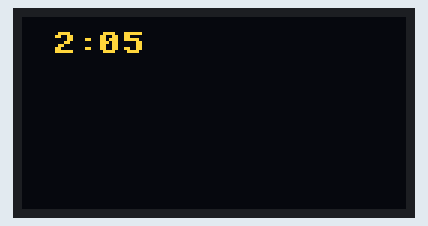
This program was run on a simulated MicroPython board. Parts: 128×64 one-colour display. The OLED is the two-colour kind (top 16 rows yellow); library files of the repository ran but are not shown: ssd1306.py.

Above: at 0.1 s.
At 4.2 s:
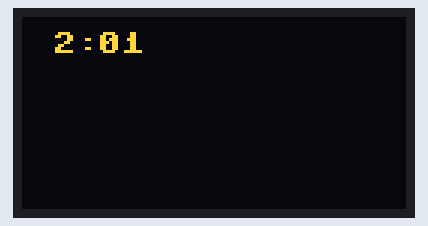
At 9.4 s:
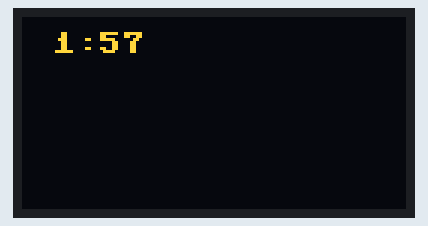
At 18.6 s:
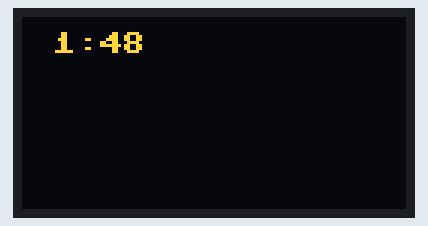
At 25.8 s:
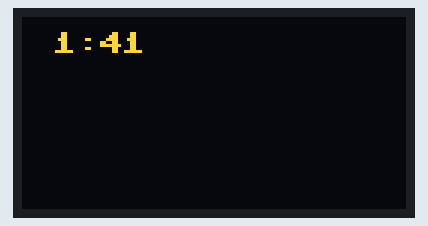
At 38.1 s:
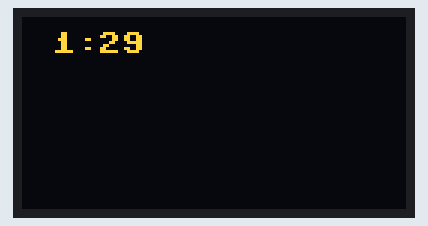

Measured:
- what the display in image 1 shows lasts 1.0 s, from 4.2 s to 5.2 s

The program:

simple-timer.py
```python
from machine import Pin, I2C
import ssd1306
import time

# I2C OLED
i2c = I2C(0, scl=Pin(5), sda=Pin(4))
oled = ssd1306.SSD1306_I2C(128, 64, i2c)

button = Pin(10, Pin.IN, Pin.PULL_UP)

m = 2 # 2 Minutes
s = 5 # 5 Seconds

while m > 0 or s > 0:

    oled.fill(0)


    oled.text(str(m),10,5)

    if s >= 10:
        oled.text(str(s),25,5)
    else:
        oled.text("0" + str(s),25,5)
    oled.text(":", 18,5)


    if s != 0:
        s = s - 1
    else:
        m = m-1
        s = 60


    oled.show()

    time.sleep(1)

oled.fill(0)
oled.text("Times up!",10,5)
oled.show()
time.sleep(5)
```
